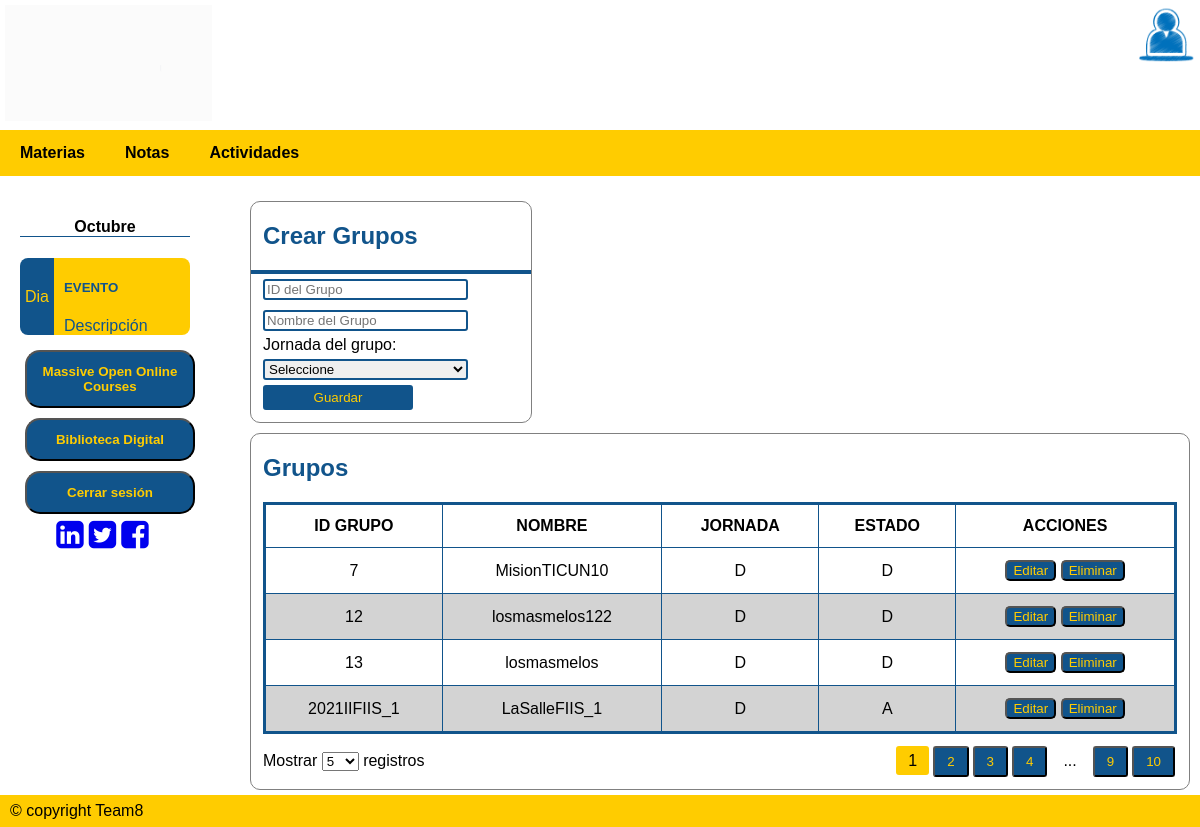
/registroGrup/, run on the app's committed database.
### tables this page shows
CREATE TABLE Grupos (GrupoID VARCHAR (100) NOT NULL PRIMARY KEY, GNombre VARCHAR (100) NOT NULL, Jornada CHAR (1) NOT NULL DEFAULT D, GEstado CHAR (1) NOT NULL DEFAULT A);

### APP.py (the view, shortened to what this page needs)
@app.route('/registroGrup/',methods=['GET','POST'])
def registro_grupos():
    if request.method == 'GET':
            sql = f'SELECT * FROM Grupos'
            resGrupo = seleccion(sql)
            return render_template ('AdminGrupos.html', grupos=resGrupo)

### dB.py (called while the page is built)
def seleccion(sql) -> list:
    try:
        with sqlite3.connect(URL_DB) as con:        # Conectarse a la base de datos con manejador de contextos(Cierra la BD cuando se deje de utilizar)
            cur = con.cursor()                      # Crea un área intermedia para gestión de los contenidos
            res = cur.execute(sql).fetchall()       # Se obtienen los registros devueltos
    except:
        res = None
    return res

### templates/AdminGrupos.html (shortened to what this page needs)
{% extends "plantilla.html" %}
{% block cuerpo %}
<div class="Containermain" style="width: 100%; background-color: white;">
    <div class="aside">
        <div class="event-container">
            <h4 class="mes">Octubre</h4>
            <div class="event">
                <div class="event-left"><p>Dia</p></div>
                <div class="event-right">
                    <h5 style="text-transform: uppercase;">Evento</h5>
                    <div>Descripción</div>
                </div>
            </div>
        </div>
        <a href="https://www.mooc.org/es/" target="_blank"><button><b>Massive Open Online Courses</b></button></a>
        <a href="https://www.wdl.org/es/" target="_blank"><button><b>Biblioteca Digital</b></button></a>
        <a href="/logout/"><button><b>Cerrar sesión</b></button></a>
        <div class="social-container">
            <a href="https://co.linkedin.com/school/universidad-de-la-salle/" target="_blank" style="margin-right: 5px;"> <i class="fa fa-linkedin-square fa-2x"></i></a>
            <a href="https://twitter.com/unisalle?ref_src=twsrc%5Egoogle%7Ctwcamp%5Eserp%7Ctwgr%5Eauthor" target="_blank" style="margin-right: 5px;"> <i class="fa fa-twitter-square fa-2x"></i></a>
            <a href="https://www.facebook.com/U.deLaSalle/" target="_blank" style="margin-right: 5px;"> <i class="fa fa-facebook-square fa-2x"></i></a>
        </div>
    </div>
    <div class="right">
        <div class="marco" style="margin-top: 20px; width: 30%;">
            <h2>Crear Grupos</h2>
            <div class=container-uploadact style="padding-right: 12px; padding-bottom: 12px; padding-left: 12px; border-top: 4px solid rgb(17, 84,139);">
                <form action="/registroGrup/" method="POST" name="registroGrup">
                    <input class="controls" type="text" name="iddegrupo" required autofocus size="40" placeholder="ID del Grupo">
                    <input class="controls" type="text" name="nombre" required size="40" placeholder="Nombre del Grupo"><br/>
                    <label>Jornada del grupo:</label><br/>
                    <select name="Jornada" class="controls" style="border: 2px solid rgb(17, 84,139); border-radius: 3px;">
                            <option value="0">Seleccione</option>
                    </select><br/>
                    <input type="submit" value="Guardar" style="background-color: rgb(17, 84,139); color: rgb(255, 204,0); width: 150px; height: 25px;"><br/>
                </form>
            </div>
        </div>
        <div class="marco" style="margin-top: 10px;">
            <h2>Grupos </h2>
            <div class="datatable-container">
                <div style="padding-left: 12px; padding-right: 12px;">
                    <table class="datatable">
                        <thead>
                            <tr>
                                <th>ID GRUPO</th>
                                <th>NOMBRE</th>
                                <th>JORNADA</th>
                                <th>ESTADO</th>
                                <th>ACCIONES</th>
                            </tr>
                        </thead>
                        <tbody>
                            {%for grupo in grupos%}
                                <tr>
                                    <td>{{ grupo.0 }}</td>
                                    <td>{{ grupo.1 }}</td>
                                    <td>{{ grupo.2 }}</td>
                                    <td>{{ grupo.3 }}</td>
                                    <td>
                                        <a href="/registroGrup/edit/{{ grupo.0 }}/"><button class="btneditar">Editar</button></a>
                                        <button class="btneliminar">Eliminar</button>
                                    </td>
                                </tr>
                            {% endfor %}
                        </tbody>
                    </table>
                </div>
                <div class="footer-tools">
                    <div class="list-items">
                        Mostrar
                        <select name="n-entries" id="n-entries" class="n-entries">
                            <option value="5">5</option>
                        </select>
                        registros
                    </div>
                    <div class="pages">
                        <ul>
                            <li><span class="active">1</span></li>
                            <li><button>2</button></li>
                            <li><button>3</button></li>
                            <li><button>4</button></li>
                            <li><span>...</span></li>
                            <li><button>9</button></li>
                            <li><button>10</button></li>
                        </ul>
                    </div>
                </div>
            </div>
        </div>
    </div>
</div>
{% endblock %}

### templates/plantilla.html (shortened to what this page needs)
<!DOCTYPE html>
<html lang="es">
<head>
    <link rel="stylesheet" type="text/css" href="{{ url_for('static', filename='css/estilo.css')}}">
    <link rel='stylesheet' type='text/css' href="{{url_for('static', filename='css/estiloadmin.css'
        )}}">
    <link rel='stylesheet' type='text/css' href="{{url_for('static', filename='css/estiloinfdeest.css' )}}">
    <link rel='stylesheet' type='text/css' href="{{url_for('static', filename='css/estiloactyretro.css'
        )}}">
    <link rel="stylesheet" href="https://cdnjs.cloudflare.com/ajax/libs/font-awesome/4.7.0/css/font-awesome.min.css">
</head>
<body>
    <div class="containerheader">
        <div class="boxheader">
            <a href="/paginicio/"><img src="{{url_for('static', filename='img/LA_SALLE_AN.gif')}}" alt="ULogo" style="width:90%; height:auto;" />
            </a>
        </div>
        <div class="boxheader"></div>
        <div class="boxheader"></div>
        <div class="boxheader"></div>
        <div class="boxheader">
            <div style="width: auto;">
                <img src="{{url_for('static', filename='img/user2.ico' )}}" alt="User" style="width:25%;height:auto; float: right;" />
            </div>
        </div>
    </div>
    <div class="navbar">
        <a href="/registroMat/"><b>Materias</b></a>
        <a href="/ResumenNotas"><b>Notas</b></a>
        <a href="/actividades/"><b>Actividades</b></a>
    </div>
    {% block cuerpo %}
    {% endblock %}
    <div class="footer">
        <a href="#">© copyright Team8</a>
    </div>
</body>
</html>

### static/css/estilo.css (style rules this page uses)
* { box-sizing : border-box; }
body { font-family : Arial, Helvetica, sans-serif; margin : 0; }
.containerheader { display : flex; }
.boxheader { width : 300px; height : auto; padding : 5px; background-color : white; }
.navbar { list-style : none; display : flex; background-color : rgb(255, 204,0); }
.navbar a { color : black; text-decoration : none; padding : 14px 20px; text-align : center; }
.Containermain { display : flex; }
.footer { left : 0px; list-style : none; display : flex; background-color : rgb(255, 204,0); bottom : 0px; width : 100%; }
.footer a { color : black; text-decoration : none; padding : 7px 10px; text-align : center; }
tbody { align-items : center; }

### static/css/estiloadmin.css (style rules this page uses)
table { border-collapse: collapse; border: solid rgb(17, 84,139); }
th, td { padding: 4px 10px; border: solid 1px rgb(17, 84,139); text-align: center; }
button { background-color: rgb(17, 84,139); color: rgb(255, 204,0); border-radius: 5px; }
.aside { padding-top : 20px; padding-left : 20px; padding-right : 50px; list-style : none; display : flex; flex-direction : column; background-color : white; width: 20%; }
.aside button { width : 170px; background-color : rgb(17, 84,139); color : rgb(255, 204,0); text-decoration : none; padding : 12px 15px; text-align : center; margin : 5px; border-radius : 15px; }
.right { width: 80%; padding: 5px 10px; }
input { border-radius : 3px; border : solid 2px rgb(17, 84,139); }

### static/css/estiloinfdeest.css (style rules this page uses)
:root { --primary-color : rgb(255, 204,0); --secondary-color : rgb(17, 84,139); --dt-status-Activa-color : greenyellow; --dt-status-Finalizada-color : lightgrey; --dt-border-radius : 3px; --dt-border : solid 2px rgb(17, 84,139); --dt-padding : 12px; --dt-padding-s : 6px; --dt-padding-xs : 2px; --dt-border-color: var(--primary-color); }
.marco { border : solid 1px grey; border-radius : 10px; }
h2 { color : rgb(17, 84,139); padding-left : var(--dt-padding); }
.datatable-container .footer-tools { padding: var(--dt-padding); display: flex; align-items: baseline; }
.datatable-container .footer-tools .list-items { width: 50%; }
.datatable-container .footer-tools .pages { margin-left: auto; margin-right: 0; width: 50%; }
.datatable-container .footer-tools .pages ul { margin: 0; padding: 0; display: flex; align-items: baseline; justify-content: flex-end; }
.datatable-container .footer-tools .pages ul li { display: inline-block; margin: 0 var(--dt-padding-xs); }
.datatable-container .footer-tools .pages ul li button, .datatable-container .header-tools .tools ul li button { width: 100%; box-sizing: border-box; border-radius: var(--dt-border-radius); }
.datatable-container .footer-tools .pages ul li span.active { background-color: var(--primary-color); border-radius: var(--dt-border-radius) }
.datatable-container .footer-tools .pages ul li button, .datatable-container .footer-tools .pages ul li span, .datatable-container .header-tools .tools ul li button { padding: var(--dt-padding-s) var(--dt-padding); }
.datatable-container .datatable { border-collapse: collapse; width: 100%; }
.datatable-container .datatable, .datatable-container .datatable th, .datatable-container .datatable td { padding: var(--dt-padding) var(--dt-padding); }
.datatable-container .datatable tbody tr:nth-child(even) { background-color: lightgray; }

### static/css/estiloactyretro.css (style rules this page uses)
.event-container { width: 100%; margin: 0 auto; }
.event-container h4.mes { text-align: center; border-bottom: 1px solid rgb(17, 84,139); }
.event-container .event { display: flex; margin: 10px 0; }
.event .event-left { background-color: rgb(17, 84,139); width: 20%; display: flex; align-items: center; justify-content: center; color: rgb(255, 204,0); padding: 3px 10px; text-align: center; border-radius: 8px 0 0 8px; }
.event .event-right { background-color: rgb(255, 204,0); display: flex; width: 80%; color: rgb(17, 84,139); flex-direction: column; justify-content: center; padding: 0 10px; border-radius: 0 8px 8px 0; }
.social-container { display: flex; flex-direction: row; justify-content: center; }
.controls { width: 80%; margin-top: 5px; margin-bottom: 5px; }

### data on the page
Grupos: GrupoID "7", GNombre "MisionTICUN10", Jornada "D", GEstado "D"
Grupos: GrupoID "12", GNombre "losmasmelos122", Jornada "D", GEstado "D"
Grupos: GrupoID "13", GNombre "losmasmelos", Jornada "D", GEstado "D"
Grupos: GrupoID "2021IIFIIS_1", GNombre "LaSalleFIIS_1", Jornada "D", GEstado "A"
